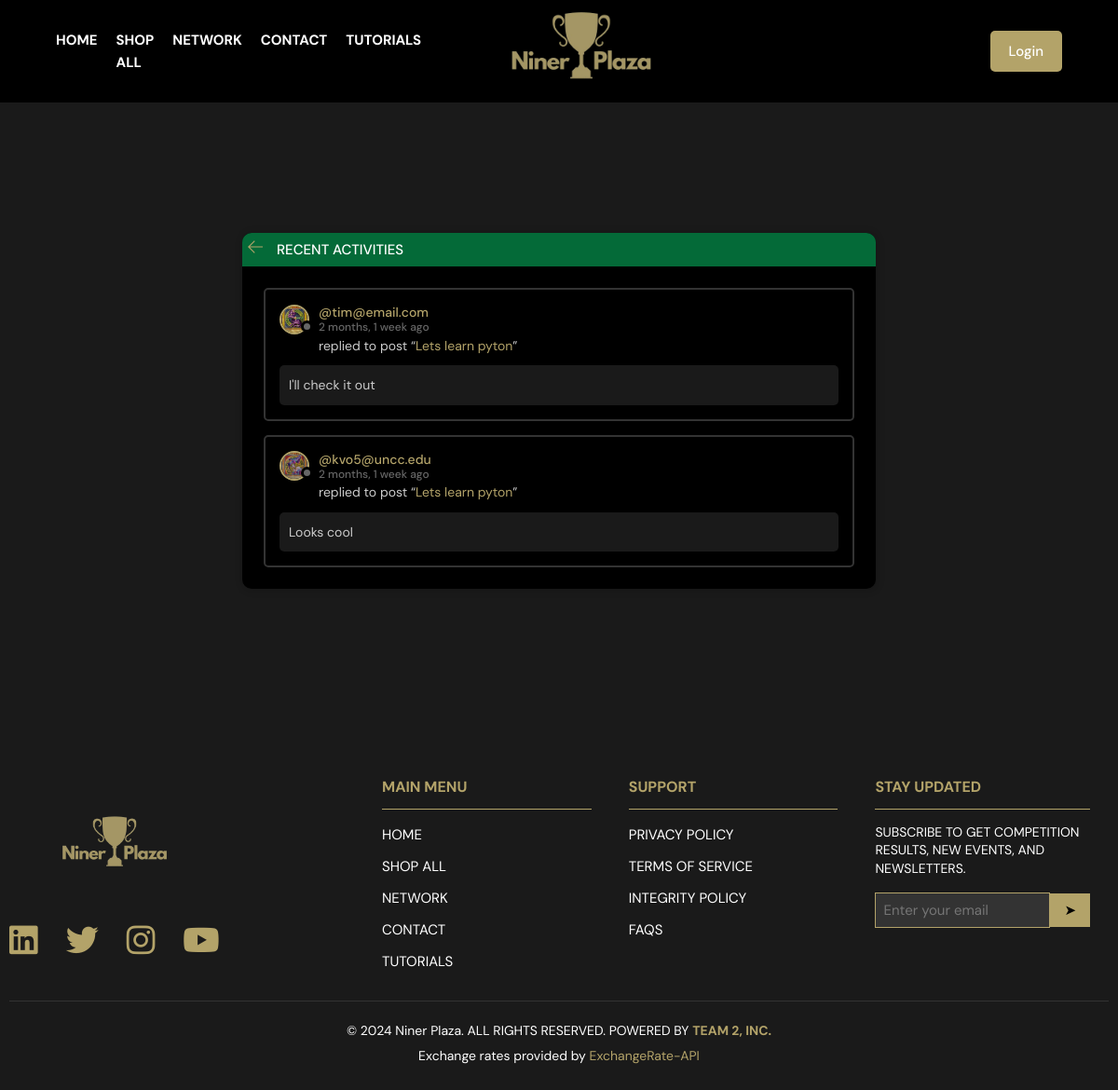
The page /activity/ on the database its author committed.
### base/models.py (models this page shows, shortened)
class Message(models.Model):
    user = models.ForeignKey(User, on_delete=models.CASCADE)
    room = models.ForeignKey(Room, on_delete=models.CASCADE)
    body = models.TextField()
    updated = models.DateTimeField(auto_now=True)
    created = models.DateTimeField(auto_now_add=True)
    class Meta:
        ordering = ['-updated', '-created']

class User(AbstractUser):
    name = models.CharField(max_length=200, null=True)
    email = models.EmailField(unique=True, null=True)
    bio = models.TextField(null=True, blank=True)
    avatar = models.ImageField(null=True, default="avatar.svg")
    headline = models.CharField(max_length=200, null=True, blank=True)
    location = models.CharField(max_length=100, null=True, blank=True)
    website = models.URLField(max_length=200, null=True, blank=True)
    github = models.URLField(max_length=200, null=True, blank=True)
    linkedin = models.URLField(max_length=200, null=True, blank=True)
    resume = models.FileField(upload_to='resumes/', null=True, blank=True)
    resume_updated = models.DateTimeField(null=True, blank=True)
    is_sponsor = models.BooleanField(default=False)  # Added sponsor status
    USERNAME_FIELD = 'email'
    REQUIRED_FIELDS = ['username']

class Room(models.Model):
    host = models.ForeignKey(User, on_delete=models.SET_NULL, null=True)
    topic = models.ForeignKey(Topic, on_delete=models.SET_NULL, null=True)
    name = models.CharField(max_length=200)
    description = models.TextField(null=True, blank=True)
    participants = models.ManyToManyField(User, related_name='participants', blank=True)
    updated = models.DateTimeField(auto_now=True)
    created = models.DateTimeField(auto_now_add=True)
    class Meta:
        ordering = ['-updated', '-created']
    def __str__(self):
        return self.name

### base/views.py (the view)
# urls.py: path('activity/', views.activityPage, name="activity"),
def activityPage(request):
    room_messages = Message.objects.all()
    return render(request, 'base/activity.html', {'room_messages': room_messages})

### base/templates/base/activity.html (shortened to what this page needs)
{% extends 'main.html' %}
{% block content %}
    <main class="layout">
      <div class="container">
        <div class="layout__box">
          <div class="layout__boxHeader">
            <div class="layout__boxTitle">
              <a href="{% url 'home' %}">
                <svg version="1.1" xmlns="http://www.w3.org/2000/svg" width="32" height="32" viewBox="0 0 32 32">
                  <title>arrow-left</title>
                  <path
                    d="M13.723 2.286l-13.723 13.714 13.719 13.714 1.616-1.611-10.96-10.96h27.625v-2.286h-27.625l10.965-10.965-1.616-1.607z"
                  ></path>
                </svg>
              </a>
              <h3>Recent Activities</h3>
            </div>
          </div>
          <div class="activities-page layout__body">
            {% for message in room_messages %}
    <div class="activities__box">
      <div class="activities__boxHeader roomListRoom__header">
        <a href="{% url 'user-profile' message.user.id %}" class="roomListRoom__author">
          <div class="avatar avatar--small">
            <img src="{{message.user.avatar.url}}" />
          </div>
          <p>
            @{{message.user}}
            <span>{{message.created | timesince}} ago</span>
          </p>
        </a>
      </div>
      <div class="activities__boxContent">
        <p>replied to post “<a href="{% url 'room' message.room.id %}">{{message.room}}</a>”</p>
        <div class="activities__boxRoomContent"> {{message.body}}
        </div>
      </div>
    </div>
    {% endfor %}
          </div>
        </div>
      </div>
    </main>
{% endblock content %}

### static/styles/style.css (style rules this page uses)
:root { --color-main: #B3A369; --color-main-light: #D4CDB4; --color-dark: #000000; --color-dark-medium: #333333; --color-dark-light: #046A38; --color-light: #FFFFFF; --color-gray: #666666; --color-light-gray: #CCCCCC; --color-bg: #1A1A1A; --color-success: #046A38; --color-error: #FF4B4B; }
* { font-family: "DM Sans", -apple-system, BlinkMacSystemFont, "Segoe UI", Roboto, Oxygen, Ubuntu, Cantarell, "Open Sans", "Helvetica Neue", sans-serif; margin: 0; padding: 0; box-sizing: border-box; text-rendering: optimizeLegibility; font-size: inherit; }
html { font-size: 56.25%; scroll-padding-top: 250px; scroll-behavior: smooth; }
@media only screen and (min-width: 1200px) { html { font-size: 62.5%; } }
body { line-height: 1.6; font-weight: 400; font-size: 1.5rem; color: var(--color-light-gray); background-color: var(--color-bg); min-height: 100vh; }
img { width: 100%; }
a { display: inline-block; color: var(--color-main); text-decoration: none; }
.container { max-width: 120rem; width: 90%; margin: auto; }
.avatar { position: relative; display: inline-block; border-radius: 50%; border: 2px solid var(--color-main); }
.avatar img { display: block; border-radius: 50%; object-fit: cover; object-position: center; }
.avatar::after { content: ""; display: block; position: absolute; background-color: var(--color-gray); z-index: 111; border-radius: 50%; border: 0.3rem solid var(--color-dark); }
.avatar.avatar--small img { width: 2.8rem; height: 2.8rem; }
.avatar.avatar--small:after { width: 0.7rem; height: 0.7rem; bottom: 0px; right: -6px; }
.layout { margin-top: 110px; }
.layout > .container { display: flex; justify-content: space-between; align-items: flex-start; padding: 2rem; }
.layout__box { width: 90%; max-width: 68rem; min-height: auto; position: relative; margin: 120px auto 40px auto; background-color: var(--color-dark); border-radius: 1rem; box-shadow: 1px 1px 6px 3px rgba(0, 0, 0, 0.1); overflow: hidden; }
.layout__boxHeader { display: flex; padding: 0.6rem; background-color: var(--color-dark-light); }
.layout__boxTitle { display: flex; gap: 1.5rem; align-items: center; }
.layout__boxTitle h3 { text-transform: uppercase; font-weight: 500; color: var(--color-light); }
.layout__boxTitle svg { width: 1.6rem; height: 1.6rem; fill: var(--color-main); }
.layout__body { padding: 0.8rem; }
.roomListRoom__header { display: flex; justify-content: space-between; align-items: center; }
.roomListRoom__author { font-weight: 500; display: flex; align-items: center; gap: 1rem; }
.activities__box { margin: 1.5rem; padding: 1.5rem; border: 2px solid var(--color-dark-medium); border-radius: 5px; }
.activities__boxHeader p { font-size: 1.4rem; line-height: 1.3; }
.activities__boxHeader p span { color: var(--color-gray); font-size: 1.2rem; display: block; }
.activities__boxContent { margin-left: 4.2rem; }
.activities__boxContent { font-size: 1.4rem; }
.activities__boxRoomContent { background: var(--color-bg); padding: 1rem; border-radius: 5px; margin-top: 1rem; margin-left: -4.2rem; }

### rows shown on the page
Message: user.avatar (picture), user "tim@email.com", created "2 months, 1 week", room "Lets learn pyton", body "I'll check it out"
Message: user.avatar (picture), user "kvo5@uncc.edu", created "2 months, 1 week", room "Lets learn pyton", body "Looks cool"
